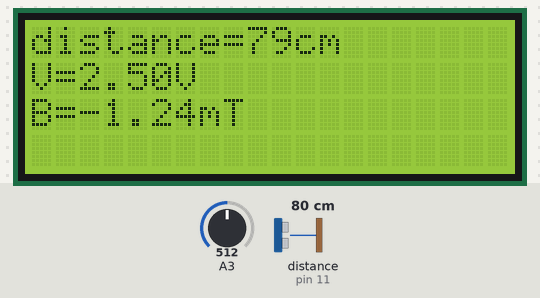
This sketch was run on a simulated Arduino Uno, built with avr-gcc and run on an emulated ATmega328P. Shown: 20×4 character LCD. Wiring (inferred from the names in the program): ultrasonic range finder: trigger pin 12; echo pin 11. The test bench sets the inputs (shaded band); at power-on: distance to the obstacle (sensor on pin 11) 80 cm, A3 = 512. The echo pulse lasts 58.3 µs per cm.

Above: at 1.2 s.
1.3 s: distance to the obstacle (sensor on pin 11) set to 2 cm
At 3.8 s:
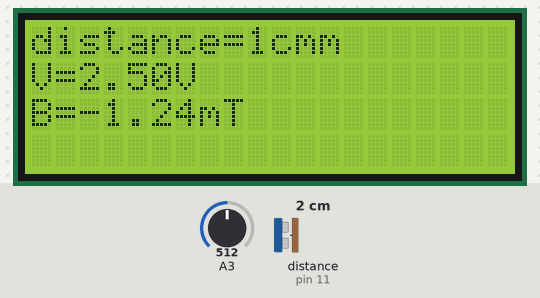
5.2 s: A3 set to 306
At 7.4 s:
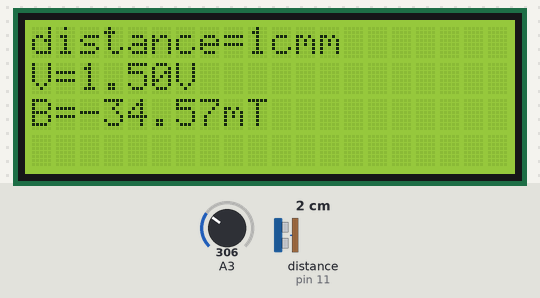
10.7 s: A3 set to 450
At 13.3 s:
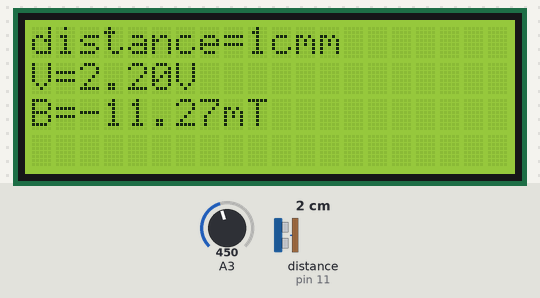
18.5 s: A3 set to 468
At 22.5 s:
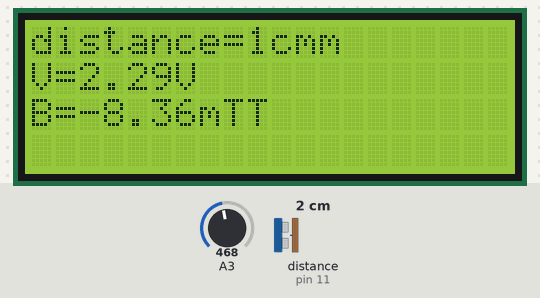
22.8 s: distance to the obstacle (sensor on pin 11) set to 18 cm
At 25.0 s:
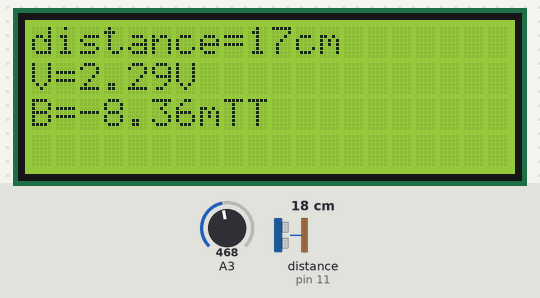
26.7 s: distance to the obstacle (sensor on pin 11) set to 4 cm
At 28.6 s:
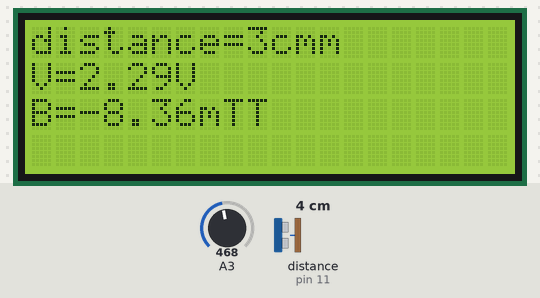
Timing chart, 0 to 30.1 s (numbered marks = the images above; inputs shaded):
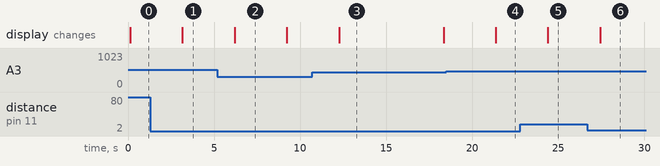

Measured:
- the behaviour switches between 457 and 458 on A3 (found by bisection; images 3 and 4)
- after the input at 1.3 s, the display: changes after 1.9 s (image 1)
- after the input at 5.2 s, the display: changes after 1.0 s (image 2)
- after the input at 10.7 s, the display: changes after 1.6 s (image 3)
- after the input at 18.5 s, the display: changes after 2.9 s (image 4)
- after the input at 22.8 s, the display: changes after 1.6 s (image 5)
- after the input at 26.7 s, the display: changes after 0.74 s (image 6)

The sketch:

distance_magnetic.ino
```cpp
#include <Wire.h>
#include <LiquidCrystal_I2C.h>
/*
  การต่อขาจอ LCD กับ UNO
  VCC - 5V
  GND - GND
  SDA - A4
  SCL - A5

  การต่อขา Ultrasonic กับ UNO
  VCC - 5V
  GND - GND
  Trig - 12
  Echo - 11

*/
LiquidCrystal_I2C lcd(0x27, 20, 4);  // ตั้งค่า I2C address ของ LCD
const int trigPin = 12;
const int echoPin = 11;


void setup() {
  pinMode(trigPin, OUTPUT);
  pinMode(echoPin, INPUT);
  lcd.init();
  lcd.clear();
  lcd.setCursor(0,0);
  lcd.print("distance");
  lcd.setCursor(0,1);
  lcd.print("voltage");
  lcd.setCursor(0,2);
   lcd.print("B_field");
}

void loop() {
   int distance = Ultrasonic();
  Serial.println("ระยะ " + String(distance) + " cm");
}

int Ultrasonic() {
  long duration, distance;
  digitalWrite(trigPin, LOW);
  delayMicroseconds(2);
  digitalWrite(trigPin, HIGH);
  delayMicroseconds(10);
  digitalWrite(trigPin, LOW);
  duration = pulseIn(echoPin, HIGH);
  distance = duration/58.2;
   int sensorValue = analogRead(A3);

  float voltage = sensorValue * (5.0 / 1023.0);
  float B_field= 33.1*(voltage-2.54);

  Serial.print("Voltage = ");
  Serial.print(voltage,2);// 4 decimal points
  Serial.println("V");
  Serial.print("B=");
  Serial.print(B_field,2);
  Serial.println("mT");

  lcd.setCursor(0, 0);
  lcd.backlight();
  lcd.print("distance=");
  lcd.print(distance);
  lcd.print("cm");
  lcd.setCursor(0,1);
  lcd.backlight();
  lcd.print("V=");
  lcd.print(voltage,2);
  lcd.print("V");
  lcd.setCursor(0,2);
  lcd.backlight();
  lcd.print("B=");
  lcd.print(B_field);
  lcd.print("mT");

   delay(3000);


}
```
